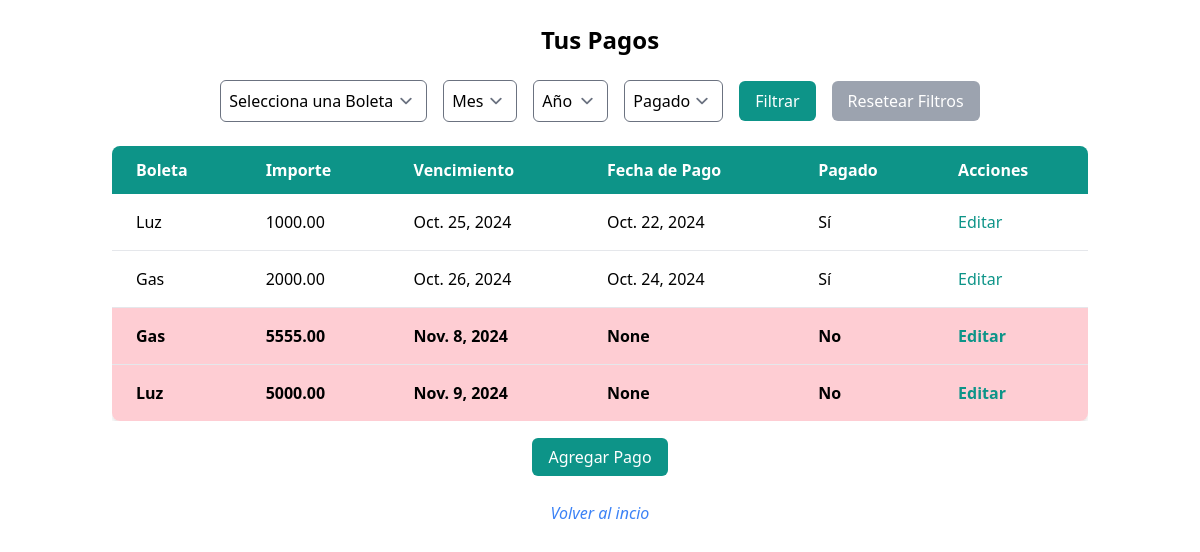
/payments/ (signed in), run on the app's committed database.
### core/models.py (models this page shows, shortened)
class Payment(models.Model):
    boleta = models.ForeignKey(Boleta, on_delete=models.CASCADE)
    user = models.ForeignKey(User, on_delete=models.CASCADE)
    amount = models.DecimalField(max_digits=10, decimal_places=2)
    payment_due = models.DateField(null=True, blank=True)
    payment_day = models.DateField(null=True, blank=True)
    payed = models.BooleanField(default=False)

class Boleta(models.Model):
    name = models.CharField(max_length=100)
    class Meta:
        ordering = ['name']
        verbose_name_plural = 'Boletas'
    def __str__(self):
        return self.name

### core/views.py (the view)
# urls.py: path('payments/', views.payment_list, name='payment_list'),
@login_required
def payment_list(request):
    selected_boleta = request.GET.get('boleta', '')
    mes = request.GET.get('mes')
    año = request.GET.get('año')
    pagado = request.GET.get('payed')
    payments = Payment.objects.filter(user=request.user)
    if selected_boleta:
        payments = payments.filter(boleta__id=selected_boleta)
    if mes:
        payments = payments.filter(payment_due__month=int(mes))
    if año:
        payments = payments.filter(payment_due__year=int(año))
    if pagado:
        payments = payments.filter(payed=(pagado == '1'))
    boletas = Boleta.objects.all()
    meses = range(1, 13)
    años = range(2020, datetime.now().year + 1)
    return render(request, 'core/payment_list.html', {
        'payments': payments,
        'meses': meses,
        'años': años,
        'boletas': boletas,
        'filtros': {'boleta': selected_boleta, 'mes': mes, 'año': año, 'payed': pagado},
    })

### core/templates/core/payment_list.html (shortened to what this page needs)
{% extends 'core/base.html' %}
{% block content %}
<h2 class="text-2xl font-bold text-center mb-6">Tus Pagos</h2>
<form method="GET"  class="mb-6 flex flex-col sm:flex-row flex-wrap gap-4 justify-center items-center">
    <select name="boleta" class="p-2 border rounded-md pr-8 sm:w-auto">
        <option value="">Selecciona una Boleta</option>
    </select>
    <select name="mes" class="p-2 border rounded-md pr-8 sm:w-auto">
        <option value="">Mes     </option>
    </select>
    <select name="año" class="p-2 border rounded-md pr-7 sm:w-auto">
        <option value="">Año     </option>
    </select>
    <select name="payed" class="p-2 border rounded-md pr-8 sm:w-auto">
        <option value="">Pagado</option>
    </select>
    <div class="flex gap-4 w-full sm:w-auto justify-center">
        <button type="submit" class="py-2 px-4 bg-teal-600 text-white rounded-md hover:bg-teal-800 transition">
            Filtrar
        </button>
        <a href="{% url 'core:payment_list' %}"
            class="py-2 px-4 bg-gray-400 text-white rounded-md hover:bg-gray-600 transition">
            Resetear Filtros
        </a>
    </div>
</form>
<div class="overflow-x-auto">
    <table class="min-w-full bg-white shadow-md rounded-lg overflow-hidden">
        <thead class="bg-teal-600 text-white">
            <tr>
                <th class="px-6 py-3 text-left">Boleta</th>
                <th class="px-6 py-3 text-left">Importe</th>
                <th class="px-6 py-3 text-left">Vencimiento</th>
                <th class="px-6 py-3 text-left">Fecha de Pago</th>
                <th class="px-6 py-3 text-left">Pagado</th>
                <th class="px-6 py-3 text-left">Acciones</th>
            </tr>
        </thead>
        <tbody class="divide-y divide-gray-200">
            {% for pago in payments %}
            <tr class="{% if not pago.payed %}bg-rose-200 font-semibold{% else %}hover:bg-gray-100{% endif %}">
                <td class="px-6 py-4">{{ pago.boleta }}</td>
                <td class="px-6 py-4">{{ pago.amount }}</td>
                <td class="px-6 py-4">{{ pago.payment_due }}</td>
                <td class="px-6 py-4">{{ pago.payment_day }}</td>
                <td class="px-6 py-4">{{ pago.payed|yesno:"Sí,No" }}</td>
                <td class="px-6 py-4">
                    <a href="{% url 'core:edit_payment' pago.id %}"
                        class="text-teal-600 hover:underline">
                        Editar
                    </a>
                </td>
            </tr>
            {% empty %}
            <tr>
                <td colspan="6" class="px-6 py-4 text-center text-gray-500">
                    No se encontraron pagos con los filtros seleccionados.
                </td>
            </tr>
            {% endfor %}
        </tbody>
    </table>
</div>
<div class="mt-6 text-center">
    <a href="{% url 'core:add_payment' %}"
        class="py-2 px-4 bg-teal-600 text-white rounded-md hover:bg-teal-800 transition">
        Agregar Pago
    </a>
</div>
<p class="text-center mt-8"><a href="{% url 'core:home' %}" class=" text-blue-500 hover:underline italic hover:font-semibold hover:text-blue-700">Volver al incio</a></p>
{% endblock %}

### data on the page
Payment: boleta "Luz", amount "1000.00", payment_due "Oct. 25, 2024", payment_day "Oct. 22, 2024", payed "Sí"
Payment: boleta "Gas", amount "2000.00", payment_due "Oct. 26, 2024", payment_day "Oct. 24, 2024", payed "Sí"
Payment: boleta "Gas", amount "5555.00", payment_due "Nov. 8, 2024", payment_day "None", payed "No"
Payment: boleta "Luz", amount "5000.00", payment_due "Nov. 9, 2024", payment_day "None", payed "No"
